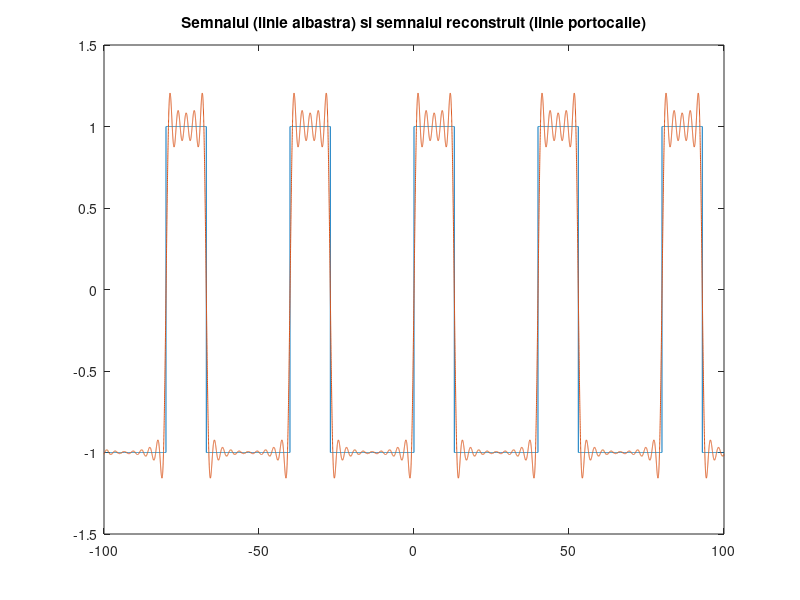

Here is the MATLAB script that generated this plot:
%pe baza temei 2 calculul coeficientilor seriei Fourier
%trigonometrice ck si sk si reconstruirea semnalului cu ajutorul acestor
%coeficienti
%x(t)=c0/2+Suma(de la k=1 la infinit)(ck*cos(kwt) + sk*sin(kwt))
T=40; % perioada
D=13; % durata
N=15; %numarul oscilatiilor pe o perioada
A=1; %amplitudinea
t=-100:0.01:100;
w=2*pi/T; %pulsatia
x=0;
y=square(2*pi/T*t,D/T*100);
c=zeros(size(N+1)); %am creat un vector pentru am memora coeficientii ck
s=zeros(size(N+1)); %am creat un vector pentru am memora coeficientii sk
for k=0:1:N;
    f1=@(t) A.*cos(k*w*t);    
    f2=@(t) (-A).*cos(k*w*t);
    g1=@(t) A.*sin(k*w*t);    
    g2=@(t) (-A).*sin(k*w*t);
    % f1, f2, g1, g2 - functiile din interiorul integralelor
    c(k+1)=2/T*(integral(f1,0,D)+integral(f2,D,T)); %expresia coef ck
    s(k+1)=2/T*(integral(g1,0,D)+integral(g2,D,T)); %expresia coef sk
    if k==0
        x=x+c(k+1)/2;
    else
    x=x+c(k+1)*cos(k*w*t)+s(k+1)*sin(k*w*t);
    end
end
plot(t, y, t, x); 
title('Semnalul (linie albastra) si semnalul reconstruit (linie portocalie)')
%OBSERVATIE!
%acel "+1" de la c(k+1) respectiv s(k+1) l-am pus deoarece in vectorul c si
%s nu exita elementele c(0) si s(0), astfel elementele sunt "decalate cu
%+1". Daca se doreste un anumit coeficent trebuie scazut 1 din indicele acestuia !!!!